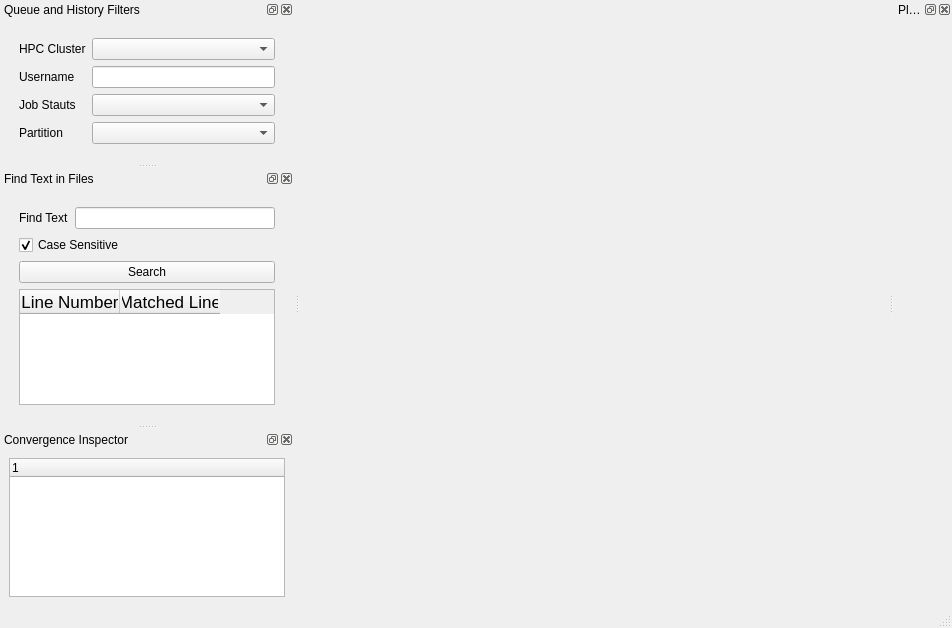
<?xml version="1.0" encoding="UTF-8"?>
<ui version="4.0">
 <class>MainWindow</class>
 <widget class="QMainWindow" name="MainWindow">
  <property name="geometry">
   <rect>
    <x>0</x>
    <y>0</y>
    <width>952</width>
    <height>628</height>
   </rect>
  </property>
  <property name="windowTitle">
   <string>MainWindow</string>
  </property>
  <widget class="QWidget" name="centralwidget">
   <layout class="QVBoxLayout" name="verticalLayout_3"/>
  </widget>
  <widget class="QMenuBar" name="menubar">
   <property name="geometry">
    <rect>
     <x>0</x>
     <y>0</y>
     <width>952</width>
     <height>22</height>
    </rect>
   </property>
  </widget>
  <widget class="QStatusBar" name="statusbar"/>
  <widget class="QDockWidget" name="dockWidgetFilters">
   <property name="windowTitle">
    <string>Queue and History Filters</string>
   </property>
   <attribute name="dockWidgetArea">
    <number>1</number>
   </attribute>
   <widget class="QWidget" name="dockWidgetFiltersContents">
    <layout class="QVBoxLayout" name="verticalLayout">
     <item>
      <layout class="QFormLayout" name="formLayout">
       <property name="leftMargin">
        <number>10</number>
       </property>
       <property name="topMargin">
        <number>10</number>
       </property>
       <property name="rightMargin">
        <number>10</number>
       </property>
       <property name="bottomMargin">
        <number>10</number>
       </property>
       <item row="0" column="0">
        <widget class="QLabel" name="loggedInToLabel">
         <property name="text">
          <string>HPC Cluster</string>
         </property>
        </widget>
       </item>
       <item row="0" column="1">
        <widget class="QComboBox" name="loggedInToComboBox"/>
       </item>
       <item row="1" column="0">
        <widget class="QLabel" name="usernameLabel">
         <property name="text">
          <string>Username</string>
         </property>
        </widget>
       </item>
       <item row="1" column="1">
        <widget class="QLineEdit" name="usernameLineEdit"/>
       </item>
       <item row="2" column="0">
        <widget class="QLabel" name="jobStautsLabel">
         <property name="text">
          <string>Job Stauts</string>
         </property>
        </widget>
       </item>
       <item row="2" column="1">
        <widget class="QComboBox" name="jobStautsComboBox"/>
       </item>
       <item row="3" column="0">
        <widget class="QLabel" name="partitionLabel">
         <property name="text">
          <string>Partition</string>
         </property>
        </widget>
       </item>
       <item row="3" column="1">
        <widget class="QComboBox" name="partitionComboBox"/>
       </item>
      </layout>
     </item>
    </layout>
   </widget>
  </widget>
  <widget class="QDockWidget" name="dockWidgetFindText">
   <property name="windowTitle">
    <string>Find Text in Files</string>
   </property>
   <attribute name="dockWidgetArea">
    <number>1</number>
   </attribute>
   <widget class="QWidget" name="dockWidgetFindTextContents">
    <layout class="QVBoxLayout" name="verticalLayout_2">
     <item>
      <layout class="QFormLayout" name="formLayout_2">
       <property name="leftMargin">
        <number>10</number>
       </property>
       <property name="topMargin">
        <number>10</number>
       </property>
       <property name="rightMargin">
        <number>10</number>
       </property>
       <property name="bottomMargin">
        <number>10</number>
       </property>
       <item row="0" column="0">
        <widget class="QLabel" name="findLabel">
         <property name="text">
          <string>Find Text</string>
         </property>
        </widget>
       </item>
       <item row="0" column="1">
        <widget class="QLineEdit" name="findLineEdit"/>
       </item>
       <item row="1" column="0" colspan="2">
        <widget class="QCheckBox" name="CheckBoxCaseSensitive">
         <property name="text">
          <string>Case Sensitive</string>
         </property>
         <property name="checked">
          <bool>true</bool>
         </property>
        </widget>
       </item>
       <item row="2" column="0" colspan="2">
        <widget class="QPushButton" name="pushButtonSearch">
         <property name="text">
          <string>Search</string>
         </property>
        </widget>
       </item>
       <item row="3" column="0" colspan="2">
        <widget class="QTableWidget" name="tableWidgetMatches">
         <property name="styleSheet">
          <string notr="true">font-size: 9pt</string>
         </property>
         <property name="selectionBehavior">
          <enum>QAbstractItemView::SelectRows</enum>
         </property>
         <property name="wordWrap">
          <bool>true</bool>
         </property>
         <property name="cornerButtonEnabled">
          <bool>false</bool>
         </property>
         <attribute name="verticalHeaderVisible">
          <bool>false</bool>
         </attribute>
         <column>
          <property name="text">
           <string>Line Number</string>
          </property>
          <property name="font">
           <font>
            <pointsize>13</pointsize>
           </font>
          </property>
         </column>
         <column>
          <property name="text">
           <string>Matched Line</string>
          </property>
          <property name="font">
           <font>
            <pointsize>13</pointsize>
           </font>
          </property>
         </column>
        </widget>
       </item>
      </layout>
     </item>
    </layout>
   </widget>
  </widget>
  <widget class="QDockWidget" name="dockWidgetConvergence">
   <property name="windowTitle">
    <string>Convergence Inspector</string>
   </property>
   <attribute name="dockWidgetArea">
    <number>1</number>
   </attribute>
   <widget class="QWidget" name="dockWidgetContents">
    <layout class="QHBoxLayout" name="horizontalLayout">
     <item>
      <widget class="QTreeWidget" name="treeWidgetConvergence">
       <column>
        <property name="text">
         <string notr="true">1</string>
        </property>
       </column>
      </widget>
     </item>
    </layout>
   </widget>
  </widget>
  <widget class="QDockWidget" name="dockWidgetPlotArea">
   <property name="windowTitle">
    <string>Plotting Area</string>
   </property>
   <attribute name="dockWidgetArea">
    <number>2</number>
   </attribute>
   <widget class="QWidget" name="dockWidgetContents_3"/>
  </widget>
  <action name="actionQueue">
   <property name="text">
    <string>Queue</string>
   </property>
  </action>
  <action name="actionTop">
   <property name="text">
    <string>Top</string>
   </property>
  </action>
  <action name="actionHistory">
   <property name="text">
    <string>History</string>
   </property>
  </action>
  <action name="actionInputFile">
   <property name="text">
    <string>InputFile</string>
   </property>
  </action>
  <action name="actionOutputFile">
   <property name="text">
    <string>OutputFile</string>
   </property>
  </action>
  <action name="actionErrorFile">
   <property name="text">
    <string>ErrorFile</string>
   </property>
  </action>
  <action name="actionCommandFile">
   <property name="text">
    <string>CommandFile</string>
   </property>
  </action>
 </widget>
 <resources/>
 <connections/>
</ui>
